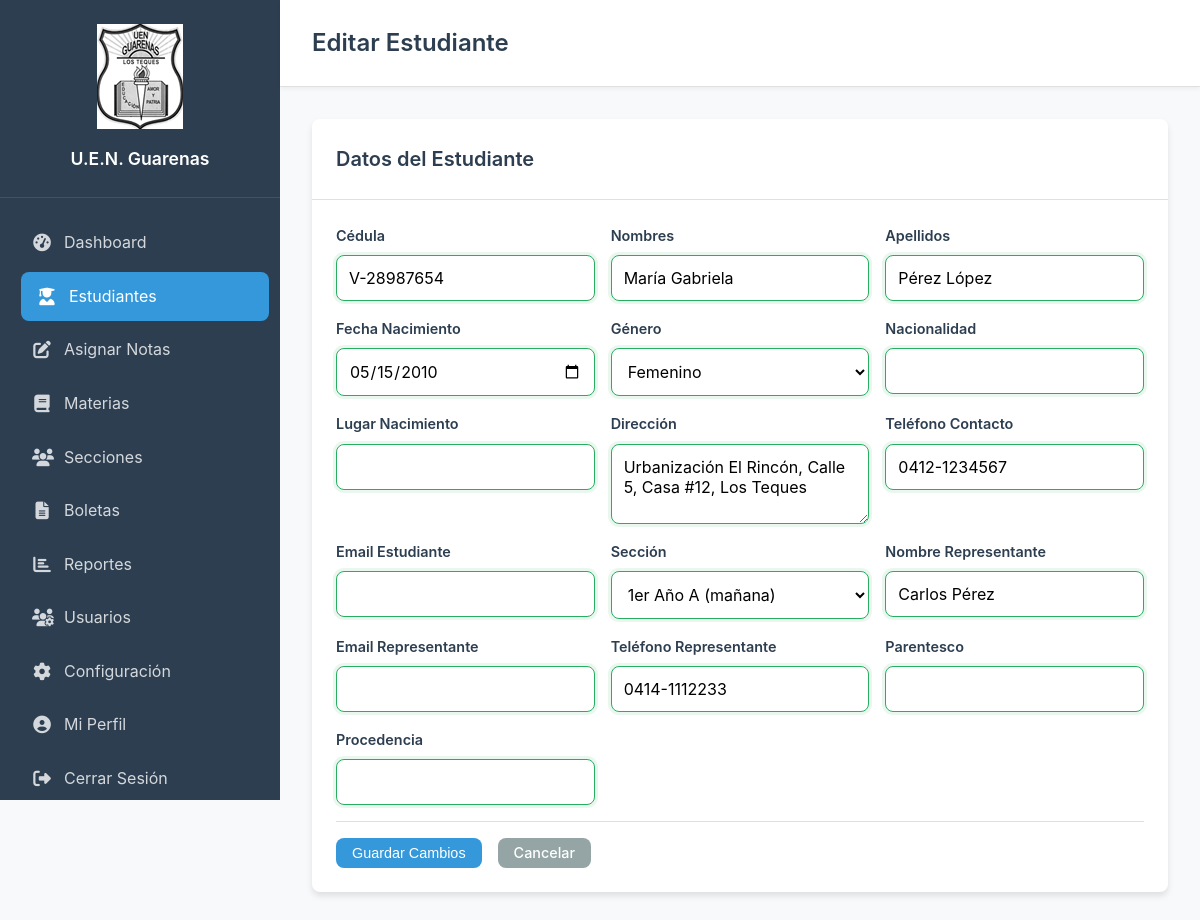
Page /editar_estudiante.php?id=1 (signed in) on the committed database.
### tables this page shows
CREATE TABLE `estudiantes` (
  `id` int(11) NOT NULL,
  `cedula` varchar(20) NOT NULL,
  `nombres` varchar(100) NOT NULL,
  `apellidos` varchar(100) NOT NULL,
  `fecha_nacimiento` date DEFAULT NULL,
  `genero` enum('M','F') DEFAULT NULL,
  `direccion` text DEFAULT NULL,
  `telefono_contacto` varchar(20) DEFAULT NULL,
  `nombre_representante` varchar(100) DEFAULT NULL,
  `telefono_representante` varchar(20) DEFAULT NULL,
  `seccion_id` int(11) DEFAULT NULL,
  `fecha_inscripcion` date DEFAULT NULL,
  `estado` enum('activo','inactivo','graduado') DEFAULT 'activo',
  `fecha_creacion` timestamp NOT NULL DEFAULT current_timestamp(),
  `fecha_actualizacion` timestamp NOT NULL DEFAULT current_timestamp() ON UPDATE current_timestamp()
);

### editar_estudiante.php (the view, shortened to what this page needs)
<?php
require_once 'config.php';
$db = getDBConnection();
$id = (int)$_GET['id'];
$stmt = $db->prepare("SELECT * FROM estudiantes WHERE id = ?");
$stmt->execute([$id]);
$estudiante = $stmt->fetch();
$secciones = $db->query("SELECT s.id, CONCAT(g.nombre,' ',s.letra,' (',s.turno,')') as nombre FROM secciones s JOIN grados g ON s.grado_id=g.id WHERE s.activo=1 ORDER BY g.orden, s.letra")->fetchAll();
?>
<!DOCTYPE html>
<html lang="es">
<head><meta charset="UTF-8"><title>Editar Estudiante</title><link rel="stylesheet" href="<?php echo APP_URL; ?>/assets/css/styles.css"><link rel="stylesheet" href="https://cdnjs.cloudflare.com/ajax/libs/font-awesome/6.4.0/css/all.min.css"></head>
<body>
<div class="dashboard-container">
    <?php echo getSidebar('estudiantes'); ?>
    <main class="main-content">
        <header class="main-header"><h1>Editar Estudiante</h1></header>
        <div class="content-container">
            <div class="card"><div class="card-header"><h2>Datos del Estudiante</h2></div><div class="card-body">
                <form method="POST">
                    <div class="form-grid">
                        <div class="form-group"><label>Cédula</label><input type="text" name="cedula" class="form-control cedula" value="<?php echo htmlspecialchars($estudiante['cedula']); ?>" required></div>
                        <div class="form-group"><label>Nombres</label><input type="text" name="nombres" class="form-control" value="<?php echo htmlspecialchars($estudiante['nombres']); ?>" required></div>
                        <div class="form-group"><label>Apellidos</label><input type="text" name="apellidos" class="form-control" value="<?php echo htmlspecialchars($estudiante['apellidos']); ?>" required></div>
                        <div class="form-group"><label>Fecha Nacimiento</label><input type="date" name="fecha_nacimiento" class="form-control" value="<?php echo $estudiante['fecha_nacimiento']; ?>"></div>
                        <div class="form-group"><label>Género</label><select name="genero" class="form-control"><option value="F" <?php echo $estudiante['genero']=='F'?'selected':''; ?>>Femenino</option></select></div>
                        <div class="form-group"><label>Nacionalidad</label><input type="text" name="nacionalidad" class="form-control" value="<?php echo htmlspecialchars($estudiante['nacionalidad']); ?>"></div>
                        <div class="form-group"><label>Lugar Nacimiento</label><input type="text" name="lugar_nacimiento" class="form-control" value="<?php echo htmlspecialchars($estudiante['lugar_nacimiento']); ?>"></div>
                        <div class="form-group"><label>Dirección</label><textarea name="direccion" class="form-control" rows="2"><?php echo htmlspecialchars($estudiante['direccion']); ?></textarea></div>
                        <div class="form-group"><label>Teléfono Contacto</label><input type="text" name="telefono_contacto" class="form-control telefono" value="<?php echo htmlspecialchars($estudiante['telefono_contacto']); ?>"></div>
                        <div class="form-group"><label>Email Estudiante</label><input type="email" name="email" class="form-control" value="<?php echo htmlspecialchars($estudiante['email']); ?>"></div>
                        <div class="form-group"><label>Sección</label><select name="seccion_id" class="form-control" required><?php foreach($secciones as $s): ?><option value="<?php echo $s['id']; ?>" <?php echo $estudiante['seccion_id']==$s['id']?'selected':''; ?>><?php echo htmlspecialchars($s['nombre']); ?></option><?php endforeach; ?></select></div>
                        <div class="form-group"><label>Nombre Representante</label><input type="text" name="nombre_representante" class="form-control" value="<?php echo htmlspecialchars($estudiante['nombre_representante']); ?>"></div>
                        <div class="form-group"><label>Email Representante</label><input type="email" name="email_representante" class="form-control" value="<?php echo htmlspecialchars($estudiante['email_representante']); ?>"></div>
                        <div class="form-group"><label>Teléfono Representante</label><input type="text" name="telefono_representante" class="form-control telefono" value="<?php echo htmlspecialchars($estudiante['telefono_representante']); ?>"></div>
                        <div class="form-group"><label>Parentesco</label><input type="text" name="parentesco" class="form-control" value="<?php echo htmlspecialchars($estudiante['parentesco']); ?>"></div>
                        <div class="form-group"><label>Procedencia</label><input type="text" name="procedencia" class="form-control" value="<?php echo htmlspecialchars($estudiante['procedencia']); ?>"></div>
                    </div>
                    <div class="form-actions"><button type="submit" class="btn btn-primary">Guardar Cambios</button><a href="estudiantes.php" class="btn btn-secondary">Cancelar</a></div>
                </form>
            </div></div>
        </div>
    </main>
</div>
</body>
</html>

### assets/css/styles.css (style rules this page uses)
:root { --primary-color: #3498db; --primary-dark: #2980b9; --secondary-color: #2c3e50; --success-color: #27ae60; --warning-color: #f39c12; --danger-color: #e74c3c; --info-color: #17a2b8; --light-color: #ecf0f1; --dark-color: #34495e; --border-radius: 8px; --box-shadow: 0 4px 6px rgba(0,0,0,0.1); --transition: all 0.3s ease; }
* { margin: 0; padding: 0; box-sizing: border-box; }
body { font-family: 'Inter', 'Segoe UI', Tahoma, Geneva, Verdana, sans-serif; background-color: #f8f9fa; color: #333; line-height: 1.6; }
.dashboard-container { display: flex; min-height: 100vh; }
.main-content { flex-grow: 1; display: flex; flex-direction: column; margin-left: 280px; min-height: 100vh; }
.main-header { background: white; padding: 1.5rem 2rem; border-bottom: 1px solid #e0e0e0; display: flex; justify-content: space-between; align-items: center; box-shadow: 0 2px 4px rgba(0,0,0,0.05); position: sticky; top: 0; z-index: 100; }
.main-header h1 { color: var(--secondary-color); font-size: 1.5rem; font-weight: 600; margin: 0; }
.content-container { padding: 2rem; flex-grow: 1; background: #f8f9fa; }
.card { background: white; border-radius: var(--border-radius); box-shadow: var(--box-shadow); overflow: hidden; transition: var(--transition); }
.card-header { padding: 1.5rem; border-bottom: 1px solid #e0e0e0; display: flex; justify-content: space-between; align-items: center; }
.card-header h2 { color: var(--secondary-color); font-size: 1.25rem; font-weight: 600; margin: 0; }
.card-body { padding: 1.5rem; }
.btn { display: inline-flex; align-items: center; gap: 0.5rem; padding: 0.5rem 1rem; border: none; border-radius: var(--border-radius); text-decoration: none; font-size: 0.9rem; cursor: pointer; transition: var(--transition); font-weight: 500; line-height: 1; }
.btn-primary { background: var(--primary-color); color: white; }
.btn-secondary { background: #95a5a6; color: white; }
.form-grid { display: grid; grid-template-columns: repeat(auto-fit, minmax(250px, 1fr)); gap: 1rem; }
.form-group { display: flex; flex-direction: column; }
.form-group label { margin-bottom: 0.5rem; font-weight: 600; color: var(--secondary-color); font-size: 0.9rem; }
.form-control { padding: 0.75rem; border: 1px solid #ddd; border-radius: var(--border-radius); font-size: 1rem; transition: var(--transition); font-family: inherit; }
textarea.form-control { resize: vertical; min-height: 80px; }
select.form-control { background: white; cursor: pointer; }
.form-actions { display: flex; gap: 1rem; justify-content: flex-start; margin-top: 1rem; padding-top: 1rem; border-top: 1px solid #e0e0e0; }
.form-control:valid { border-color: var(--success-color); box-shadow: 0 0 0 3px rgba(39, 174, 96, 0.1); }
.input-success { border-color: var(--success-color) !important; box-shadow: 0 0 0 3px rgba(39, 174, 96, 0.1) !important; }

### rows in the picture
estudiantes: cedula "V-28987654", nombres "María Gabriela", apellidos "Pérez López", fecha_nacimiento "05/15/2010", genero "Femenino", direccion "Urbanización El Rincón, Calle 5, Casa #12, Los Teques", telefono_contacto "0412-1234567", seccion_id "1er Año A (mañana)", nombre_representante "Carlos Pérez", telefono_representante "0414-1112233"

### other values in the picture
APP_NAME "U.E.N. Guarenas"
